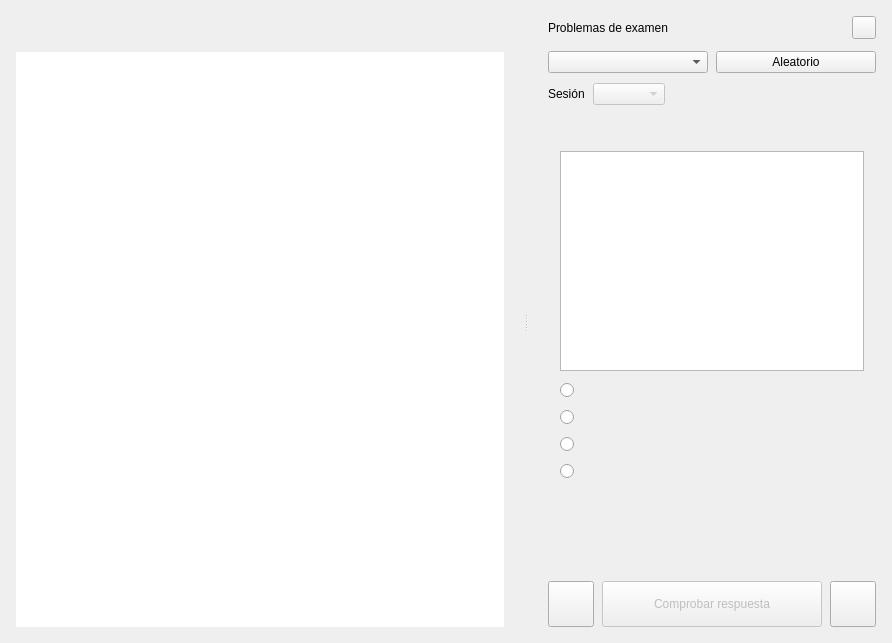
          <widget class="QWidget" name="contentSplitterPage">
           <layout class="QVBoxLayout" name="contentSplitterPageLayout">
            <property name="spacing">
             <number>0</number>
            </property>
            <property name="leftMargin">
             <number>0</number>
            </property>
            <property name="topMargin">
             <number>0</number>
            </property>
            <property name="rightMargin">
             <number>0</number>
            </property>
            <property name="bottomMargin">
             <number>0</number>
            </property>
            <item>
             <widget class="QSplitter" name="contentSplitter">
              <property name="objectName">
               <string notr="true">ContentSplitter</string>
              </property>
              <property name="orientation">
               <enum>Qt::Horizontal</enum>
              </property>
              <property name="handleWidth">
               <number>12</number>
              </property>
              <property name="childrenCollapsible">
               <bool>false</bool>
              </property>
              <!-- Chart Card -->
              <widget class="QFrame" name="chartCard">
               <property name="objectName">
                <string notr="true">ChartCard</string>
               </property>
               <property name="minimumSize">
                <size>
                 <width>520</width>
                 <height>0</height>
                </size>
               </property>
               <layout class="QVBoxLayout" name="chartCardLayout">
                <property name="spacing">
                 <number>12</number>
                </property>
                <property name="leftMargin">
                 <number>16</number>
                </property>
                <property name="topMargin">
                 <number>16</number>
                </property>
                <property name="rightMargin">
                 <number>16</number>
                </property>
                <property name="bottomMargin">
                 <number>16</number>
                </property>
                <item>
                 <widget class="QFrame" name="toolStrip">
                  <property name="objectName">
                   <string notr="true">ToolStrip</string>
                  </property>
                  <layout class="QHBoxLayout" name="toolStripLayout">
                   <property name="spacing">
                    <number>10</number>
                   </property>
                   <property name="leftMargin">
                    <number>18</number>
                   </property>
                   <property name="topMargin">
                    <number>12</number>
                   </property>
                   <property name="rightMargin">
                    <number>18</number>
                   </property>
                   <property name="bottomMargin">
                    <number>12</number>
                   </property>
                  </layout>
                 </widget>
                </item>
                <item>
                 <widget class="ChartView" name="chartView">
                  <property name="frameShape">
                   <enum>QFrame::NoFrame</enum>
                  </property>
                  <property name="horizontalScrollBarPolicy">
                   <enum>Qt::ScrollBarAlwaysOff</enum>
                  </property>
                  <property name="verticalScrollBarPolicy">
                   <enum>Qt::ScrollBarAlwaysOff</enum>
                  </property>
                 </widget>
                </item>
               </layout>
              </widget>
              <!-- Problem Card -->
              <widget class="QFrame" name="problemCard">
               <property name="objectName">
                <string notr="true">ProblemCard</string>
               </property>
               <property name="minimumSize">
                <size>
                 <width>360</width>
                 <height>0</height>
                </size>
               </property>
               <layout class="QVBoxLayout" name="problemCardLayout">
                <property name="spacing">
                 <number>12</number>
                </property>
                <property name="leftMargin">
                 <number>16</number>
                </property>
                <property name="topMargin">
                 <number>16</number>
                </property>
                <property name="rightMargin">
                 <number>16</number>
                </property>
                <property name="bottomMargin">
                 <number>16</number>
                </property>
                <item>
                 <layout class="QHBoxLayout" name="problemHeaderLayout">
                  <property name="spacing">
                   <number>8</number>
                  </property>
                  <item>
                   <widget class="QLabel" name="problemTitle">
                    <property name="objectName">
                     <string notr="true">ProblemTitle</string>
                    </property>
                    <property name="text">
                     <string>Problemas de examen</string>
                    </property>
                   </widget>
                  </item>
                  <item>
                   <spacer name="problemHeaderSpacer">
                    <property name="orientation">
                     <enum>Qt::Horizontal</enum>
                    </property>
                    <property name="sizeHint" stdset="0">
                     <size>
                      <width>40</width>
                      <height>20</height>
                     </size>
                    </property>
                   </spacer>
                  </item>
                  <item>
                   <widget class="QToolButton" name="collapseProblemButton">
                    <property name="objectName">
                     <string notr="true">ProblemCollapseButton</string>
                    </property>
                    <property name="toolTip">
                     <string>Ocultar panel</string>
                    </property>
                    <property name="checkable">
                     <bool>true</bool>
                    </property>
                    <property name="checked">
                     <bool>false</bool>
                    </property>
                   </widget>
                  </item>
                 </layout>
                </item>
                <item>
                 <widget class="QWidget" name="problemBody" native="true">
                  <layout class="QVBoxLayout" name="problemBodyLayout">
                   <property name="spacing">
                    <number>10</number>
                   </property>
                   <property name="leftMargin">
                    <number>0</number>
                   </property>
                   <property name="topMargin">
                    <number>0</number>
                   </property>
                   <property name="rightMargin">
                    <number>0</number>
                   </property>
                   <property name="bottomMargin">
                    <number>0</number>
                   </property>
                   <item>
                    <widget class="QWidget" name="navigationRow" native="true">
                     <property name="objectName">
                      <string notr="true">ProblemNavigationRow</string>
                     </property>
                     <layout class="QHBoxLayout" name="navigationRowLayout">
                      <property name="spacing">
                       <number>8</number>
                      </property>
                      <property name="leftMargin">
                       <number>0</number>
                      </property>
                      <property name="topMargin">
                       <number>0</number>
                      </property>
                      <property name="rightMargin">
                       <number>0</number>
                      </property>
                      <property name="bottomMargin">
                       <number>0</number>
                      </property>
                      <item>
                       <widget class="QComboBox" name="problemCombo">
                        <property name="objectName">
                         <string notr="true">ProblemSelector</string>
                        </property>
                       </widget>
                      </item>
                      <item>
                       <widget class="QPushButton" name="randomButton">
                        <property name="objectName">
                         <string notr="true">RandomButton</string>
                        </property>
                        <property name="text">
                         <string>Aleatorio</string>
                        </property>
                       </widget>
                      </item>
                     </layout>
                    </widget>
                   </item>
                   <item>
                    <widget class="QWidget" name="historyControlsRow" native="true">
                     <property name="objectName">
                      <string notr="true">HistoryControlsRow</string>
                     </property>
                     <layout class="QHBoxLayout" name="historyControlsLayout">
                      <property name="spacing">
                       <number>8</number>
                      </property>
                      <property name="leftMargin">
                       <number>0</number>
                      </property>
                      <property name="topMargin">
                       <number>0</number>
                      </property>
                      <property name="rightMargin">
                       <number>0</number>
                      </property>
                      <property name="bottomMargin">
                       <number>0</number>
                      </property>
                      <item>
                       <widget class="QLabel" name="historySessionLabel">
                        <property name="text">
                         <string>Sesión</string>
                        </property>
                       </widget>
                      </item>
                      <item>
                       <widget class="QComboBox" name="historySessionCombo">
                        <property name="objectName">
                         <string notr="true">HistorySessionCombo</string>
                        </property>
                        <property name="enabled">
                         <bool>false</bool>
                        </property>
                       </widget>
                      </item>
                      <item>
                       <spacer name="historyControlsSpacer">
                        <property name="orientation">
                         <enum>Qt::Horizontal</enum>
                        </property>
                        <property name="sizeHint" stdset="0">
                         <size>
                          <width>40</width>
                          <height>20</height>
                         </size>
                        </property>
                       </spacer>
                      </item>
                     </layout>
                    </widget>
                   </item>
                   <item>
                    <widget class="QLabel" name="historyStatusLabel">
                     <property name="objectName">
                      <string notr="true">HistoryStatusLabel</string>
                     </property>
                     <property name="text">
                      <string/>
                     </property>
                     <property name="wordWrap">
                      <bool>true</bool>
                     </property>
                    </widget>
                   </item>
                   <item>
                    <widget class="QFrame" name="questionSection">
                     <property name="objectName">
                      <string notr="true">QuestionSection</string>
                     </property>
                     <layout class="QVBoxLayout" name="questionSectionLayout">
                      <property name="spacing">
                       <number>12</number>
                      </property>
                      <property name="leftMargin">
                       <number>12</number>
                      </property>
                      <property name="topMargin">
                       <number>12</number>
                      </property>
                      <property name="rightMargin">
                       <number>12</number>
                      </property>
                      <property name="bottomMargin">
                       <number>12</number>
                      </property>
                      <item>
                       <widget class="QTextEdit" name="problemStatement">
                        <property name="objectName">
                         <string notr="true">ProblemStatement</string>
                        </property>
                        <property name="minimumSize">
                         <size>
                          <width>0</width>
                          <height>220</height>
                         </size>
                        </property>
                        <property name="maximumSize">
                         <size>
                          <width>16777215</width>
                          <height>220</height>
                         </size>
                        </property>
                        <property name="readOnly">
                         <bool>true</bool>
                        </property>
                        <property name="horizontalScrollBarPolicy">
                         <enum>Qt::ScrollBarAlwaysOff</enum>
                        </property>
                       </widget>
                      </item>
                      <item>
                       <widget class="QRadioButton" name="answerOption_0">
                        <property name="objectName">
                         <string notr="true">AnswerOption_0</string>
                        </property>
                       </widget>
                      </item>
                      <item>
                       <widget class="QRadioButton" name="answerOption_1">
                        <property name="objectName">
                         <string notr="true">AnswerOption_1</string>
                        </property>
                       </widget>
                      </item>
                      <item>
                       <widget class="QRadioButton" name="answerOption_2">
                        <property name="objectName">
                         <string notr="true">AnswerOption_2</string>
                        </property>
                       </widget>
                      </item>
                      <item>
                       <widget class="QRadioButton" name="answerOption_3">
                        <property name="objectName">
                         <string notr="true">AnswerOption_3</string>
                        </property>
                       </widget>
                      </item>
                      <item>
                       <spacer name="questionSectionStretch">
                        <property name="orientation">
                         <enum>Qt::Vertical</enum>
                        </property>
                        <property name="sizeHint" stdset="0">
                         <size>
                          <width>20</width>
                          <height>40</height>
                         </size>
                        </property>
                       </spacer>
                      </item>
                     </layout>
                    </widget>
                   </item>
                   <item>
                    <spacer name="problemBodyStretch">
                     <property name="orientation">
                      <enum>Qt::Vertical</enum>
                     </property>
                     <property name="sizeHint" stdset="0">
                      <size>
                       <width>20</width>
                       <height>40</height>
                      </size>
                     </property>
                    </spacer>
                   </item>
                   <item>
                    <layout class="QHBoxLayout" name="actionLayout">
                     <property name="spacing">
                      <number>8</number>
                     </property>
                     <item>
                      <widget class="QPushButton" name="prevProblemButton">
                       <property name="objectName">
                        <string notr="true">PrevProblemButton</string>
                       </property>
                       <property name="minimumSize">
                        <size>
                         <width>46</width>
                         <height>46</height>
                        </size>
                       </property>
                       <property name="maximumSize">
                        <size>
                         <width>46</width>
                         <height>46</height>
                        </size>
                       </property>
                       <property name="toolTip">
                        <string>Pregunta anterior</string>
                       </property>
                       <property name="text">
                        <string/>
                       </property>
                       <property name="flat">
                        <bool>false</bool>
                       </property>
                      </widget>
                     </item>
                     <item>
                      <widget class="QPushButton" name="submitButton">
                       <property name="objectName">
                        <string notr="true">SubmitButton</string>
                       </property>
                       <property name="enabled">
                        <bool>false</bool>
                       </property>
                       <property name="minimumSize">
                        <size>
                         <width>0</width>
                         <height>46</height>
                        </size>
                       </property>
                       <property name="maximumSize">
                        <size>
                         <width>16777215</width>
                         <height>46</height>
                        </size>
                       </property>
                       <property name="text">
                        <string>Comprobar respuesta</string>
                       </property>
                      </widget>
                     </item>
                     <item>
                      <widget class="QPushButton" name="nextProblemButton">
                       <property name="objectName">
                        <string notr="true">NextProblemButton</string>
                       </property>
                       <property name="minimumSize">
                        <size>
                         <width>46</width>
                         <height>46</height>
                        </size>
                       </property>
                       <property name="maximumSize">
                        <size>
                         <width>46</width>
                         <height>46</height>
                        </size>
                       </property>
                       <property name="toolTip">
                        <string>Pregunta siguiente</string>
                       </property>
                       <property name="text">
                        <string/>
                       </property>
                       <property name="flat">
                        <bool>false</bool>
                       </property>
                      </widget>
                     </item>
                    </layout>
                   </item>
                  </layout>
                 </widget>
                </item>
               </layout>
              </widget>
             </widget>
            </item>
           </layout>
          </widget>
